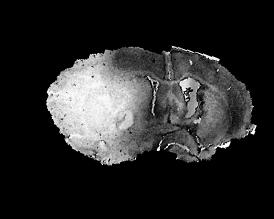
#> input picture src/temp/mapping/mapped_allen_section.jpg, 274 x 219 px, found by its file name
$ python reg.py   (older library calls are emulated)
#> lines starting #> are read from the running program, lines starting #| are printed output that depends on the picture; long printed decimals are rounded
import SimpleITK as sitk
import numpy as np
from PIL import Image
import cv2

from skimage.metrics import structural_similarity as compare_ssim
from skimage.measure import label, regionprops


from skimage.metrics import structural_similarity as ssim
from scipy.spatial.distance import directed_hausdorff


def calculate_mutual_information(image1, image2, num_bins=256):
    # Calculate the joint histogram
    ref_img = image1[:, :, 0]
    reg_img = image2[:image1.shape[0], :image1.shape[1]]

    # if image1.shape != image2.shape:
    #     # Resize one of the images to match the size of the other image
    #     image1 = cv2.resize(image1, image2.shape[::-1])
    joint_histogram, _, _ = np.histogram2d(
        ref_img.ravel(), reg_img.ravel(), bins=num_bins)

    # Normalize the joint histogram
    joint_histogram = joint_histogram / np.sum(joint_histogram)

    # Calculate marginal histograms
    hist1, _ = np.histogram(ref_img.ravel(), bins=num_bins)
    hist2, _ = np.histogram(reg_img.ravel(), bins=num_bins)

    # Normalize the marginal histograms
    hist1 = hist1 / np.sum(hist1)
    hist2 = hist2 / np.sum(hist2)

    # Calculate the mutual information
    epsilon = np.finfo(float).eps  # small value to avoid log(0)
    mi = np.sum(joint_histogram * np.log2((joint_histogram + epsilon) / (hist1[:, None] * hist2[None, :])))

    return mi


ref_image_path = '/home/ioanna/Documents/Thesis/temp/1/mapped_allen_section.jpg'
registered_image_path1 = '/home/ioanna/Documents/Thesis/temp/1/rigid.jpg'
registered_image_path2 = '/home/ioanna/Documents/Thesis/temp/1/affine.jpg'
registered_image_path3 = '/home/ioanna/Documents/Thesis/temp/1/non_rigid.jpg'


# initial moving image
orig = Image.open(ref_image_path)
#> orig is the input picture: PIL image 274x219 RGB; min 0, max 255, mean 40.8
# moving image array
orig_array = np.array(orig)


# registred image
reg1 = Image.open(registered_image_path1)
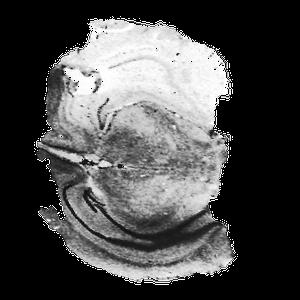
#> input picture src/temp/anatomy/rigid.jpg, 300 x 300 px, found by its file name
#> reg1 is the input picture: PIL image 300x300 L; min 0, max 255, mean 74.9
# convert registered to array
reg_array1 = np.array(reg1)

# registred image
reg2 = Image.open(registered_image_path2)
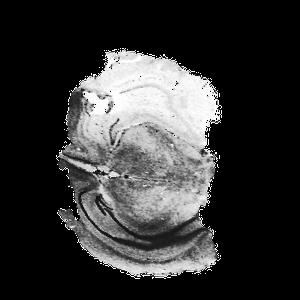
#> input picture src/temp/anatomy/affine.jpg, 300 x 300 px, found by its file name
#> reg2 is the input picture: PIL image 300x300 L; min 0, max 255, mean 52.7
# convert registered to array
reg_array2 = np.array(reg2)

# registred image
reg3 = Image.open(registered_image_path3)
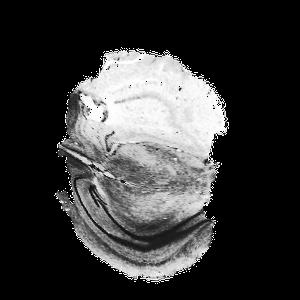
#> input picture src/temp/anatomy/non_rigid.jpg, 300 x 300 px, found by its file name
#> reg3 is the input picture: PIL image 300x300 L; min 0, max 255, mean 56.2
# convert registered to array
reg_array3 = np.array(reg3)


def normalize_image(img):
    """
    Normalize an image to have zero mean and unit variance.

    """

    return (img - np.mean(img)) / np.std(img)

def calculate_ncc(ref_img, reg_img):
    """
    Calculate the NCC metric between two images.
    """
    ref_img_norm = normalize_image(ref_img)
    print(ref_img_norm.shape)
#| (219, 274, 3)
    reg_img_norm = normalize_image(reg_img[:ref_img.shape[0], :ref_img.shape[1]])
#> in normalize_image (call 2), `return (img - np.mean(img)) / np.std(img)`:
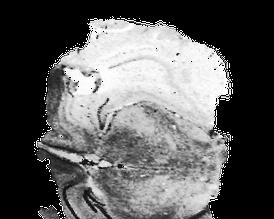
#> returned value: shape (219, 274) float64; min -0.956, max 1.64, mean 6.06e-17; drawn with min black and max white
    print(reg_img_norm.shape)
#| (219, 274)
    ref_img_norm = ref_img_norm[:, :, 0]
    print(ref_img_norm.shape)
#| (219, 274)

    ncc = np.sum((ref_img_norm - np.mean(ref_img_norm)) * (reg_img_norm - np.mean(reg_img_norm))) / \
        (np.std(ref_img_norm) * np.std(reg_img_norm) * ref_img_norm.size)
#> ncc = 0.486
    return ncc

def calculate_ssim(image1, image2):
    """Calculate Structural Similarity Index (SSIM) between two images."""
    image1 = image1[:, :, 0]
    image2 = image2[:image1.shape[0], :image1.shape[1]]


    ssim = compare_ssim(image1, image2, data_range=image2.max() - image2.min())
    return ssim


def calculate_hd(ref_img, reg_img):
    """
    Calculate the HD metric between two images.
    """
    ref_img = ref_img[:, :, 0]
    reg_img = reg_img[:ref_img.shape[0], :ref_img.shape[1]]

    hd = max(directed_hausdorff(ref_img, reg_img)[0], directed_hausdorff(reg_img, ref_img)[0])
    return hd

def calculate_ji(ref_img, reg_img):
    """
    Calculate the JI metric between two images.
    """
    ref_img = ref_img[:, :, 0]
    reg_img = reg_img[:ref_img.shape[0], :ref_img.shape[1]]


    ji = np.sum(np.logical_and(ref_img > 0, reg_img > 0)) / np.sum(np.logical_or(ref_img > 0, reg_img > 0))
    return ji


def calculate_mse(image1, image2):
    """Calculate Mean Squared Error (MSE) between two images."""
    image1 = image1[:, :, 0]
    image2 = image2[:image1.shape[0], :image1.shape[1]]

    squared_diff = (image1.astype(np.float64) - image2.astype(np.float64)) ** 2
    mse = np.mean(squared_diff)
    return mse


def calculate_psnr(image1, image2, max_value=255):
    """Calculate Peak Signal-to-Noise Ratio (PSNR) between two images."""
    mse = calculate_mse(image1, image2)
    if mse == 0:
        return float("inf")
    psnr = 10 * np.log10((max_value ** 2) / mse)
    return psnr


n1 = calculate_ncc(orig_array, reg_array1)
#> n1 = 0.486
n2 =calculate_ncc(orig_array, reg_array2)
#| (219, 274, 3)
#| (219, 274)
#| (219, 274)
#> n2 = 0.48
n3 =calculate_ncc(orig_array, reg_array3)
#| (219, 274, 3)
#> in normalize_image (call 6), `return (img - np.mean(img)) / np.std(img)`:
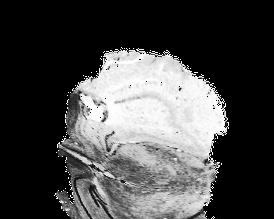
#> returned value: shape (219, 274) float64; min -0.732, max 1.88, mean -2.68e-17; drawn with min black and max white
#| (219, 274)
#| (219, 274)
#> n3 = 0.504

print('NCC', n1, n2, n3)
#| NCC 0.4863 0.4796 0.5038

h1 =calculate_hd(orig_array, reg_array1)
#> in calculate_hd, `hd = max(directed_hausdorff(ref_img, reg_img)[0], directed_hausdorff(r..`: hd = 1643.7
#> h1 = 1643.7
h2 =calculate_hd(orig_array, reg_array2)
#> h2 = 1680.2
h3 =calculate_hd(orig_array, reg_array3)
#> h3 = 1685.5

print('HD', h1, h2, h3)
#| HD 1643.674 1680.193 1685.464

j1 =calculate_ji(orig_array, reg_array1)
#> in calculate_ji, `ji = np.sum(np.logical_and(ref_img > 0, reg_img > 0)) / np.sum(np.logi..`: ji = 0.518
#> j1 = 0.518
j2 =calculate_ji(orig_array, reg_array2)
#> j2 = 0.499
j3 =calculate_ji(orig_array, reg_array3)
#> j3 = 0.513

print('JI', j1, j2, j3)
#| JI 0.5184 0.4994 0.5132

m1 =calculate_mutual_information(orig_array, reg_array1)
#> in calculate_mutual_information, `joint_histogram, _, _ = np.histogram2d( ref_img.ravel(), reg_img.ravel..`:
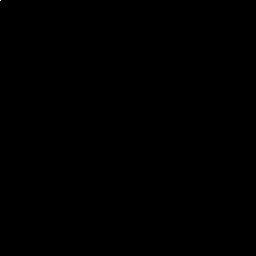
#> joint_histogram: shape (256, 256) float64; min 0, max 24127, mean 0.9; drawn with min black and max white
#> in calculate_mutual_information, `hist1, _ = np.histogram(ref_img.ravel(), bins=num_bins)`: hist1 = 256 values, max 39749 at index 0, min 4 at index 254, mean 234.4
#> in calculate_mutual_information, `hist2, _ = np.histogram(reg_img.ravel(), bins=num_bins)`: hist2 = 256 values, max 25785 at index 0, min 24 at index 24, mean 234.4
#> in calculate_mutual_information, `hist1 = hist1 / np.sum(hist1)`: hist1 = 256 values, max 0.662 at index 0, min 6.67e-05 at index 254, mean 0.00391
#> in calculate_mutual_information, `hist2 = hist2 / np.sum(hist2)`: hist2 = 256 values, max 0.43 at index 0, min 0.0004 at index 24, mean 0.00391
#> in calculate_mutual_information, `mi = np.sum(joint_histogram * np.log2((joint_histogram + epsilon) / (h..`: mi = 0.821
#> m1 = 0.821
m2 =calculate_mutual_information(orig_array, reg_array2)
#> m2 = 0.745
m3 =calculate_mutual_information(orig_array, reg_array3)
#> m3 = 0.765

print('MI', m1, m2, m3)
#| MI 0.8208 0.7449 0.7652

s1 =calculate_ssim(orig_array, reg_array1)
#> in calculate_ssim, `ssim = compare_ssim(image1, image2, data_range=image2.max() - image2.m..`: ssim = 0.372
#> s1 = 0.372
s2 =calculate_ssim(orig_array, reg_array2)
#> s2 = 0.483
s3 =calculate_ssim(orig_array, reg_array3)
#> s3 = 0.485

print('SSIM', s1, s2, s3)
#| SSIM 0.3725 0.4832 0.485

p1 =calculate_psnr(orig_array, reg_array1)
#> in calculate_mse, `mse = np.mean(squared_diff)`: mse = 10757.8
#> in calculate_psnr, `psnr = 10 * np.log10((max_value ** 2) / mse)`: psnr = 7.81
#> p1 = 7.81
p2 =calculate_psnr(orig_array, reg_array2)
#> p2 = 9.12
p3 =calculate_psnr(orig_array, reg_array3)
#> in calculate_mse (call 3), `squared_diff = (image1.astype(np.float64) - image2.astype(np.float64))..`:
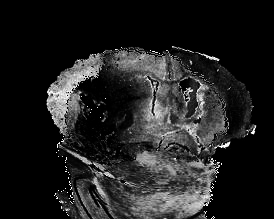
#> squared_diff: shape (219, 274) float64; min 0, max 65025, mean 8497.5; drawn with min black and max white
#> in calculate_mse (call 3), `mse = np.mean(squared_diff)`: mse = 8497.5
#> p3 = 8.84

print('PSNR', p1, p2, p3)
#| PSNR 7.814 9.116 8.838

# mse
mse1 = calculate_mse(orig_array, reg_array1)
#> mse1 = 10757.8
mse2 = calculate_mse(orig_array, reg_array2)
#> mse2 = 7969.9
mse3 = calculate_mse(orig_array, reg_array3)
#> mse3 = 8497.5

print('MSE', mse1, mse2, mse3)
#| MSE 10757.829 7969.898 8497.543
